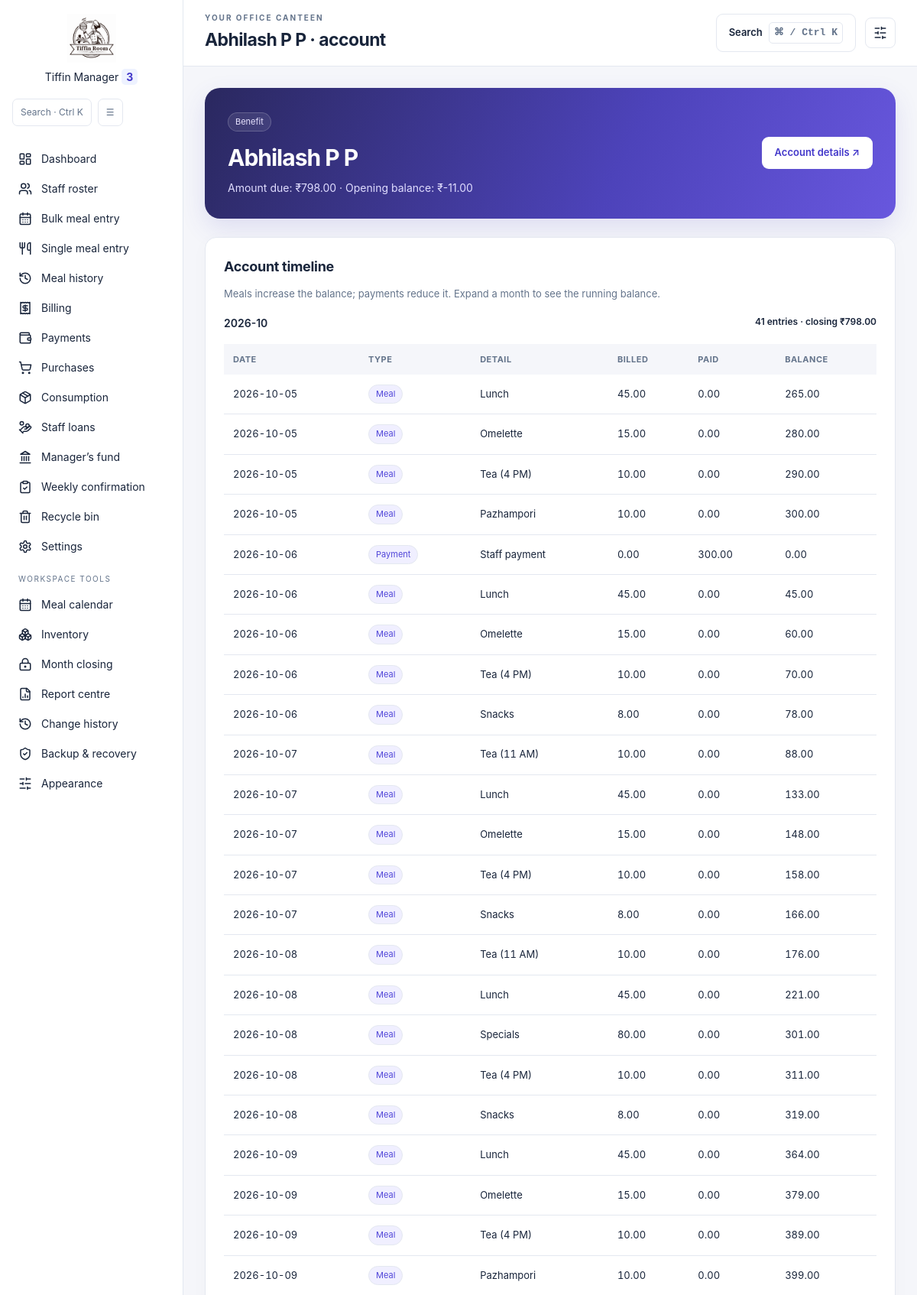
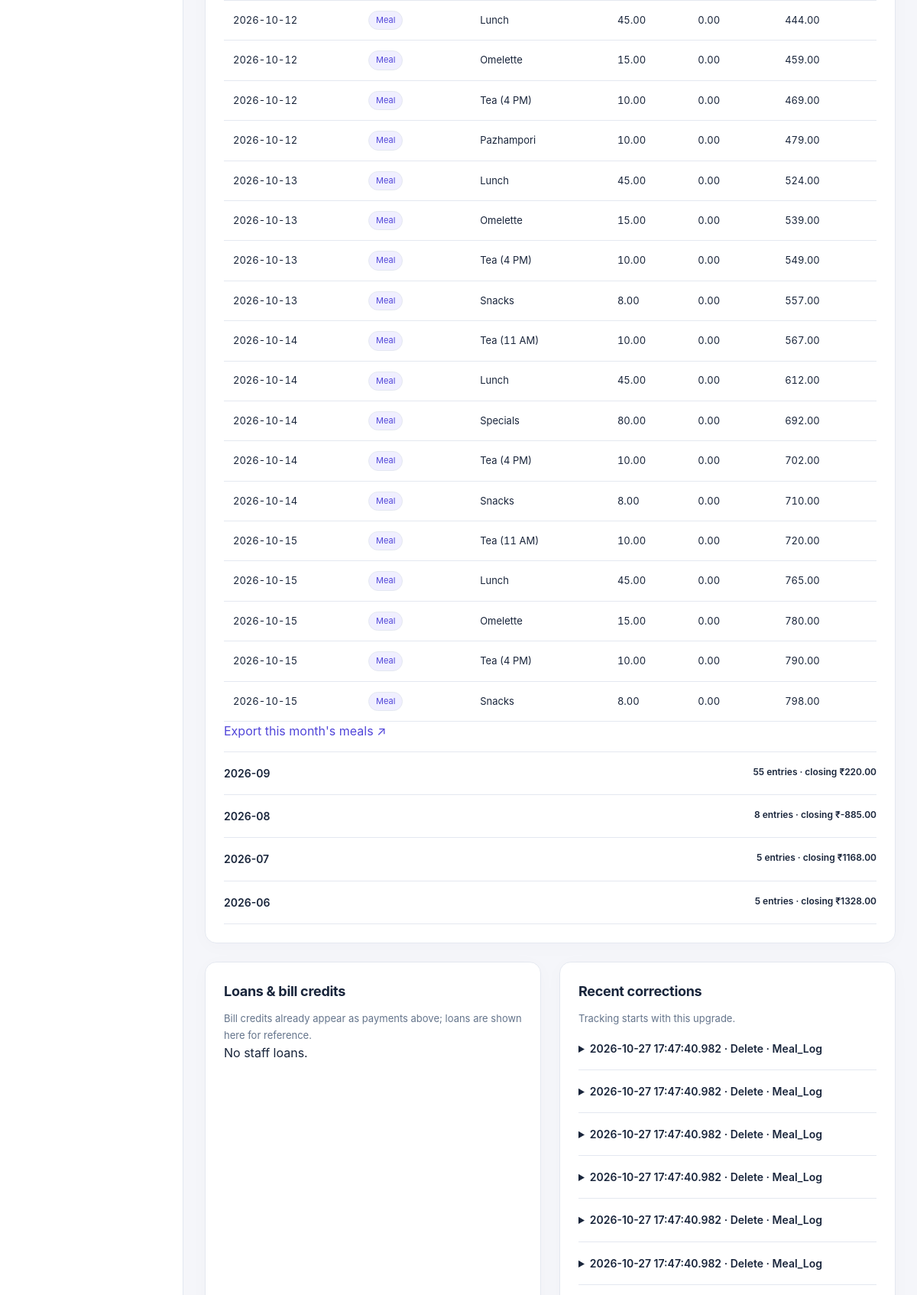
The app's page /timeline/7 (upper part) with its own data (2 pictures, top to bottom).
### tables this page shows
CREATE TABLE Employees (employee_id INTEGER PRIMARY KEY AUTOINCREMENT, name TEXT NOT NULL, department TEXT, is_active INTEGER DEFAULT 1, opening_balance REAL DEFAULT 0.0);

CREATE TABLE "Meal_Log_Raw" (log_id INTEGER PRIMARY KEY AUTOINCREMENT, employee_id INTEGER, item_name TEXT, quantity INTEGER, locked_price REAL, log_date TEXT, is_deleted INTEGER DEFAULT 0, deleted_at TEXT);

CREATE TABLE Audit_Events (event_id INTEGER PRIMARY KEY, changed_at TEXT NOT NULL,
            table_name TEXT NOT NULL, record_id TEXT NOT NULL, action TEXT NOT NULL, before_json TEXT, after_json TEXT);

### features.py (the view)
    @app.get('/timeline/<int:emp_id>')
    def timeline(emp_id):
        with connect() as conn:
            staff=records(conn,'SELECT * FROM Employees WHERE employee_id=?',(emp_id,))
            if not staff:abort(404)
            employee=staff[0]
            entries=records(conn,'''SELECT log_date AS day,'Meal' AS kind,item_name AS detail,quantity*locked_price AS debit,0 AS credit,log_id AS id FROM Meal_Log WHERE employee_id=?
                UNION ALL SELECT payment_date,'Payment','Staff payment',0,amount,payment_id FROM Payments WHERE employee_id=?
                ORDER BY day,id''',(emp_id,emp_id))
            balance=employee['opening_balance'] or 0
            groups={}
            for row in entries:
                balance+=row['debit']-row['credit'];row['balance']=balance
                groups.setdefault(row['day'][:7],[]).append(row)
            loans=records(conn,'SELECT * FROM Staff_Loans WHERE employee_id=? ORDER BY loan_date DESC',(emp_id,))
            changes=records(conn,'''SELECT * FROM Audit_Events WHERE table_name IN ('Meal_Log_Raw','Payments_Raw','Staff_Loans_Raw','Employees')
              AND COALESCE(json_extract(after_json,'$.employee_id'),json_extract(before_json,'$.employee_id'))=? ORDER BY event_id DESC LIMIT 50''',(emp_id,))
        return page('timeline',title=employee['name']+' · account',employee=employee,groups=sorted(groups.items(),reverse=True),balance=balance,loans=loans,changes=changes)

### app.py (called while the page is built, shortened)
def connect_db():
    connection = sqlite3.connect(DB_FILE, timeout=10)
    if has_request_context():
        g.setdefault("db_connections", []).append(connection)
    return connection

@app.teardown_request
def close_request_connections(error=None):
    for connection in g.pop("db_connections", []):
        connection.close()

@app.context_processor
def form_security():
    session.setdefault("csrf_token", secrets.token_hex(32))
    return {"csrf_token": session["csrf_token"], "submission_token": lambda: secrets.token_hex(24)}

@app.before_request
def validate_submission():
    for key in ("month", "filter_month", "report_month"):
        value = request.args.get(key)
    if request.method != "POST":
        return

@app.after_request
def finish_submission(response):
    if response.status_code >= 400:
        for connection in g.get("db_connections", []):
            try:
                connection.rollback()
            except sqlite3.ProgrammingError:
                pass  # Some handlers already closed their connection.
    if response.status_code >= 400 and getattr(g, "submission_token", None):
        with connect_db() as conn:
            conn.execute("DELETE FROM Form_Submissions WHERE token = ?", (g.submission_token,))
    if request.method == "POST" and response.status_code == 200:
        return redirect(request.path + "?success=1", code=303)
    return response

@app.context_processor
def inject_leadership():
    conn = connect_db()
    cursor = conn.cursor()
    try:
        cursor.execute("SELECT canteen_manager, committee_members FROM Global_Settings WHERE id = 1")
        row = cursor.fetchone()
        manager = row[0] if row and row[0] else "Aleena Jacob"
        committee = row[1] if row and row[1] else "Sabin P S, Abhilash, Sreelekshmi, Lekshmi"
    except Exception:
        manager = "Aleena Jacob"
        committee = "Sabin P S, Abhilash, Sreelekshmi, Lekshmi"
    finally:
        conn.close()
    return dict(canteen_manager=manager, committee_members=committee)

### features.py (called while the page is built)
def records(conn, sql, args=()):
    cursor = conn.execute(sql, args)
    return [dict(zip([c[0] for c in cursor.description], row)) for row in cursor]

### templates/features/timeline.html
{% extends 'features/base.html' %}{% from 'features/macros.html' import empty with context %}
{% block content %}<section class="welcome-panel"><div><span class="badge">{{ employee.department or 'Staff' }}</span><h2>{{ employee.name }}</h2><p>{{ 'Amount due' if balance>=0 else 'Advance credit' }}: ₹{{ '%.2f'|format(balance|abs) }} · Opening balance: ₹{{ '%.2f'|format(employee.opening_balance or 0) }}</p></div><a class="button light" href="/employee/{{ employee.employee_id }}">Account details ↗</a></section>
<section class="panel"><h2>Account timeline</h2><p class="muted">Meals increase the balance; payments reduce it. Expand a month to see the running balance.</p>{% for month,entries in groups %}<details class="timeline-month" {% if loop.first %}open{% endif %}><summary>{{ month }} <span>{{ entries|length }} entries · closing ₹{{ '%.2f'|format(entries[-1].balance) }}</span></summary><div class="table-scroll"><table class="data-table"><thead><tr><th>Date</th><th>Type</th><th>Detail</th><th>Billed</th><th>Paid</th><th>Balance</th></tr></thead><tbody>{% for row in entries %}<tr><td>{{ row.day }}</td><td><span class="badge">{{ row.kind }}</span></td><td>{{ row.detail }}</td><td>{{ '%.2f'|format(row.debit) }}</td><td>{{ '%.2f'|format(row.credit) }}</td><td>{{ '%.2f'|format(row.balance) }}</td></tr>{% endfor %}</tbody></table></div><a href="/reports?kind=meals&month={{ month }}&staff={{ employee.employee_id }}">Export this month's meals ↗</a></details>{% else %}{{ empty('No meal or payment activity yet.') }}{% endfor %}</section>
<div class="feature-grid"><section class="panel"><h2>Loans & bill credits</h2><p class="muted">Bill credits already appear as payments above; loans are shown here for reference.</p>{% for loan in loans %}<p>{{ loan.loan_date }} · ₹{{ '%.2f'|format(loan.amount) }} · {{ loan.repay_method|replace('_',' ') }} · {{ loan.status }}</p>{% else %}<p>No staff loans.</p>{% endfor %}</section><section class="panel"><h2>Recent corrections</h2><p class="muted">Tracking starts with this upgrade.</p>{% for e in changes %}<details><summary>{{ e.changed_at }} · {{ e.action|title }} · {{ e.table_name|replace('_Raw','') }}</summary><pre>{{ e.before_json or 'New entry' }}</pre><pre>{{ e.after_json or 'Removed' }}</pre></details>{% else %}<p>No tracked changes yet.</p>{% endfor %}</section></div>{% endblock %}

### static/app.css (style rules this page uses)
* { box-sizing:border-box }
body { margin:0;font-family:Inter,system-ui,-apple-system,"Segoe UI",sans-serif;color:#1e293b;background:#f8fafc }
th,td { vertical-align:middle }

### static/features.css (style rules this page uses)
:root { --surface:#fff;--canvas:#f5f6fa;--ink:#19253b;--muted:#64748b;--line:#e4e8f0;--brand:#5146d9;--tint:#f0efff;--shadow:0 4px 24px #14234506;color-scheme:light }
body { background:var(--canvas)!important;color:var(--ink)!important }
.feature-page h2 { font-size:18px;font-weight:700;letter-spacing:-.3px;margin-bottom:12px }
.feature-page a:not(.button) { color:var(--brand) }
.muted { color:var(--muted);font-size:13px;line-height:1.65 }
.welcome-panel { background:linear-gradient(115deg,#2a285f,#4d43ba 60%,#6857de);border-radius:20px;padding:30px;color:white;display:flex;align-items:center;justify-content:space-between;gap:20px;box-shadow:0 12px 32px #4d43ba22 }
.welcome-panel h2 { font-size:30px;letter-spacing:-1px;margin:12px 0 6px }
.welcome-panel p { color:#e0ddff;font-size:14px }
.welcome-panel .badge { background:#ffffff16;color:#e7e3ff;border-color:#ffffff30 }
.button { display:inline-flex;align-items:center;justify-content:center;gap:8px;background:#5146d9;color:#fff!important;border:1px solid transparent;padding:10px 16px;border-radius:9px;font-size:13px;font-weight:600;text-decoration:none;cursor:pointer;white-space:nowrap;transition:transform .16s,background .16s,box-shadow .16s;min-height:42px }
.button.light { background:#fff;color:#4338ca!important }
.panel { border:1px solid var(--line);background:var(--surface);border-radius:15px;padding:24px;min-width:0;box-shadow:var(--shadow) }
.feature-grid { display:grid;grid-template-columns:repeat(2,minmax(0,1fr));gap:24px }
.badge { display:inline-flex;border:1px solid var(--line);border-radius:20px;padding:4px 9px;font-size:11px;line-height:1.4;background:var(--tint);color:var(--brand) }
.data-table { width:100%;border-collapse:collapse;font-size:13px }
.data-table th { text-align:left;color:var(--muted);font-size:11px;text-transform:uppercase;letter-spacing:.5px;padding:12px;background:var(--canvas);white-space:nowrap }
.data-table td { padding:13px 12px;border-bottom:1px solid var(--line);font-variant-numeric:tabular-nums }
.table-scroll { overflow:auto;max-height:65vh }
.table-scroll thead { position:sticky;top:0;z-index:1 }
details { border-bottom:1px solid var(--line);padding:15px 0 }
summary { cursor:pointer;font-size:14px;font-weight:600;line-height:1.8 }
summary>span { font-size:12px;margin-left:10px }
details[open]>summary { margin-bottom:14px }
.timeline-month>summary { display:flex;justify-content:space-between;gap:12px;flex-wrap:wrap }
.feature-page>.panel,.feature-page>.feature-grid,.feature-page>.metrics,.welcome-panel { animation:enter .28s ease both }
.feature-page>section { min-width:0 }

### records on screen
Employees: department "Benefit", name "Abhilash P P", opening_balance "-11.00"
Meal_Log_Raw: day "2026-10-05", kind "Meal", detail "Lunch", debit "45.00", credit "0.00", balance "265.00"
Meal_Log_Raw: day "2026-10-05", kind "Meal", detail "Omelette", debit "15.00", credit "0.00", balance "280.00"
Meal_Log_Raw: day "2026-10-05", kind "Meal", detail "Tea (4 PM)", debit "10.00", credit "0.00", balance "290.00"
Meal_Log_Raw: day "2026-10-05", kind "Meal", detail "Pazhampori", debit "10.00", credit "0.00", balance "300.00"
Meal_Log_Raw: day "2026-10-06", kind "Meal", detail "Lunch", debit "45.00", credit "0.00", balance "45.00"
Meal_Log_Raw: day "2026-10-06", kind "Meal", detail "Omelette", debit "15.00", credit "0.00", balance "60.00"
Meal_Log_Raw: day "2026-10-06", kind "Meal", detail "Tea (4 PM)", debit "10.00", credit "0.00", balance "70.00"
Meal_Log_Raw: day "2026-10-06", kind "Meal", detail "Snacks", debit "8.00", credit "0.00", balance "78.00"
Meal_Log_Raw: day "2026-10-07", kind "Meal", detail "Tea (11 AM)", debit "10.00", credit "0.00", balance "88.00"
Meal_Log_Raw: day "2026-10-07", kind "Meal", detail "Lunch", debit "45.00", credit "0.00", balance "133.00"
Meal_Log_Raw: day "2026-10-07", kind "Meal", detail "Omelette", debit "15.00", credit "0.00", balance "148.00"
Meal_Log_Raw: day "2026-10-07", kind "Meal", detail "Tea (4 PM)", debit "10.00", credit "0.00", balance "158.00"
Meal_Log_Raw: day "2026-10-07", kind "Meal", detail "Snacks", debit "8.00", credit "0.00", balance "166.00"
Meal_Log_Raw: day "2026-10-09", kind "Meal", detail "Lunch", debit "45.00", credit "0.00", balance "364.00"
Meal_Log_Raw: day "2026-10-09", kind "Meal", detail "Omelette", debit "15.00", credit "0.00", balance "379.00"
Meal_Log_Raw: day "2026-10-09", kind "Meal", detail "Tea (4 PM)", debit "10.00", credit "0.00", balance "389.00"
Meal_Log_Raw: day "2026-10-09", kind "Meal", detail "Pazhampori", debit "10.00", credit "0.00", balance "399.00"
Meal_Log_Raw: day "2026-10-12", kind "Meal", detail "Lunch", debit "45.00", credit "0.00", balance "444.00"
Meal_Log_Raw: day "2026-10-12", kind "Meal", detail "Omelette", debit "15.00", credit "0.00", balance "459.00"
Meal_Log_Raw: day "2026-10-12", kind "Meal", detail "Tea (4 PM)", debit "10.00", credit "0.00", balance "469.00"
Meal_Log_Raw: day "2026-10-12", kind "Meal", detail "Pazhampori", debit "10.00", credit "0.00", balance "479.00"
Meal_Log_Raw: day "2026-10-13", kind "Meal", detail "Lunch", debit "45.00", credit "0.00", balance "524.00"
Meal_Log_Raw: day "2026-10-13", kind "Meal", detail "Omelette", debit "15.00", credit "0.00", balance "539.00"
Meal_Log_Raw: day "2026-10-13", kind "Meal", detail "Tea (4 PM)", debit "10.00", credit "0.00", balance "549.00"
Meal_Log_Raw: day "2026-10-13", kind "Meal", detail "Snacks", debit "8.00", credit "0.00", balance "557.00"
Audit_Events: changed_at "2026-10-27 17:47:40.982", action "Delete", table_name "Meal_Log"
Audit_Events: changed_at "2026-10-27 17:47:40.982", action "Delete", table_name "Meal_Log"
Audit_Events: changed_at "2026-10-27 17:47:40.982", action "Delete", table_name "Meal_Log"
Audit_Events: changed_at "2026-10-27 17:47:40.982", action "Delete", table_name "Meal_Log"
Audit_Events: changed_at "2026-10-27 17:47:40.982", action "Delete", table_name "Meal_Log"
Audit_Events: changed_at "2026-10-27 17:47:40.982", action "Delete", table_name "Meal_Log"

### other values on screen
{{ title }} "Abhilash P P · account"
{{ 'Amount due' if balance>=0 else 'Advance credit' }} "Amount due"
{{ '%.2f'|format(balance|abs) }} "798.00"
{{ month }} "2026-10" "2026-09" "2026-08" "2026-07" "2026-06"
{{ entries|length }} "41" "55" "8" "5" "5"
{{ '%.2f'|format(entries[-1].balance) }} "798.00" "220.00" "-885.00" "1168.00" "1328.00"
{{ row.day }} "2026-10-06" "2026-10-08" "2026-10-08" "2026-10-08" "2026-10-08" "2026-10-08" "2026-10-14" "2026-10-14" "2026-10-14" "2026-10-14" "2026-10-14" "2026-10-15" "2026-10-15" "2026-10-15" "2026-10-15" "2026-10-15"
{{ row.kind }} "Payment" "Meal" "Meal" "Meal" "Meal" "Meal" "Meal" "Meal" "Meal" "Meal" "Meal" "Meal" "Meal" "Meal" "Meal" "Meal"
{{ row.detail }} "Staff payment" "Tea (11 AM)" "Lunch" "Specials" "Tea (4 PM)" "Snacks" "Tea (11 AM)" "Lunch" "Specials" "Tea (4 PM)" "Snacks" "Tea (11 AM)" "Lunch" "Omelette" "Tea (4 PM)" "Snacks"
{{ '%.2f'|format(row.debit) }} "0.00" "10.00" "45.00" "80.00" "10.00" "8.00" "10.00" "45.00" "80.00" "10.00" "8.00" "10.00" "45.00" "15.00" "10.00" "8.00"
{{ '%.2f'|format(row.credit) }} "300.00" "0.00" "0.00" "0.00" "0.00" "0.00" "0.00" "0.00" "0.00" "0.00" "0.00" "0.00" "0.00" "0.00" "0.00" "0.00"
{{ '%.2f'|format(row.balance) }} "0.00" "176.00" "221.00" "301.00" "311.00" "319.00" "567.00" "612.00" "692.00" "702.00" "710.00" "720.00" "765.00" "780.00" "790.00" "798.00"
